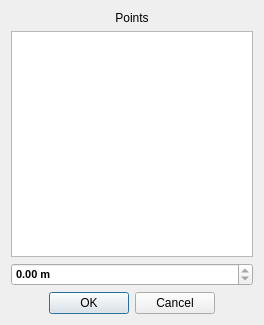
<?xml version="1.0" encoding="UTF-8"?>
<ui version="4.0">
 <class>Dialog</class>
 <widget class="QDialog" name="Dialog">
  <property name="geometry">
   <rect>
    <x>0</x>
    <y>0</y>
    <width>264</width>
    <height>325</height>
   </rect>
  </property>
  <property name="windowTitle">
   <string>Get Distance</string>
  </property>
  <layout class="QVBoxLayout" name="verticalLayout">
   <item>
    <widget class="QLabel" name="label">
     <property name="text">
      <string>Points</string>
     </property>
     <property name="alignment">
      <set>Qt::AlignCenter</set>
     </property>
    </widget>
   </item>
   <item>
    <widget class="QListWidget" name="point_list"/>
   </item>
   <item>
    <widget class="QDoubleSpinBox" name="dist">
     <property name="enabled">
      <bool>true</bool>
     </property>
     <property name="font">
      <font>
       <pointsize>8</pointsize>
       <weight>75</weight>
       <italic>false</italic>
       <bold>true</bold>
       <strikeout>false</strikeout>
      </font>
     </property>
     <property name="readOnly">
      <bool>true</bool>
     </property>
     <property name="suffix">
      <string> m</string>
     </property>
     <property name="maximum">
      <double>10000.000000000000000</double>
     </property>
    </widget>
   </item>
   <item>
    <layout class="QHBoxLayout" name="horizontalLayout">
     <item>
      <widget class="QDialogButtonBox" name="buttonBox">
       <property name="orientation">
        <enum>Qt::Horizontal</enum>
       </property>
       <property name="standardButtons">
        <set>QDialogButtonBox::Cancel|QDialogButtonBox::Ok</set>
       </property>
       <property name="centerButtons">
        <bool>true</bool>
       </property>
      </widget>
     </item>
    </layout>
   </item>
  </layout>
 </widget>
 <resources>
  <include location="../../resource.qrc"/>
 </resources>
 <connections>
  <connection>
   <sender>buttonBox</sender>
   <signal>accepted()</signal>
   <receiver>Dialog</receiver>
   <slot>accept()</slot>
   <hints>
    <hint type="sourcelabel">
     <x>248</x>
     <y>254</y>
    </hint>
    <hint type="destinationlabel">
     <x>157</x>
     <y>274</y>
    </hint>
   </hints>
  </connection>
  <connection>
   <sender>buttonBox</sender>
   <signal>rejected()</signal>
   <receiver>Dialog</receiver>
   <slot>reject()</slot>
   <hints>
    <hint type="sourcelabel">
     <x>316</x>
     <y>260</y>
    </hint>
    <hint type="destinationlabel">
     <x>286</x>
     <y>274</y>
    </hint>
   </hints>
  </connection>
 </connections>
</ui>
